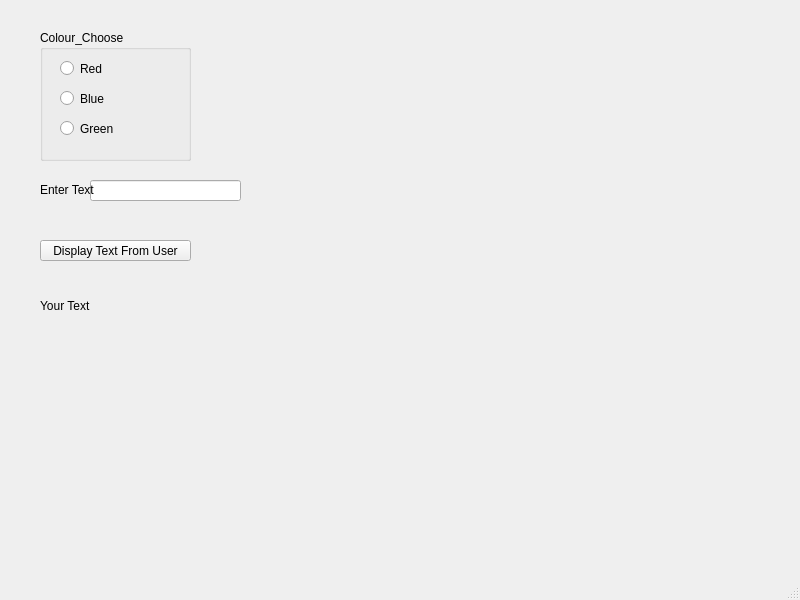
<?xml version="1.0" encoding="UTF-8"?>
<ui version="4.0">
 <class>MainWindow</class>
 <widget class="QMainWindow" name="MainWindow">
  <property name="geometry">
   <rect>
    <x>0</x>
    <y>0</y>
    <width>800</width>
    <height>600</height>
   </rect>
  </property>
  <property name="windowTitle">
   <string>MainWindow</string>
  </property>
  <widget class="QWidget" name="centralwidget">
   <widget class="QGroupBox" name="Color_picker">
    <property name="geometry">
     <rect>
      <x>40</x>
      <y>30</y>
      <width>151</width>
      <height>131</height>
     </rect>
    </property>
    <property name="title">
     <string>Colour_Choose</string>
    </property>
    <widget class="QRadioButton" name="radioRed">
     <property name="geometry">
      <rect>
       <x>20</x>
       <y>30</y>
       <width>82</width>
       <height>17</height>
      </rect>
     </property>
     <property name="text">
      <string>Red</string>
     </property>
    </widget>
    <widget class="QRadioButton" name="radioBlue">
     <property name="geometry">
      <rect>
       <x>20</x>
       <y>60</y>
       <width>82</width>
       <height>17</height>
      </rect>
     </property>
     <property name="text">
      <string>Blue</string>
     </property>
    </widget>
    <widget class="QRadioButton" name="radioGreen">
     <property name="geometry">
      <rect>
       <x>20</x>
       <y>90</y>
       <width>82</width>
       <height>17</height>
      </rect>
     </property>
     <property name="text">
      <string>Green</string>
     </property>
    </widget>
   </widget>
   <widget class="QLineEdit" name="User_Input">
    <property name="geometry">
     <rect>
      <x>90</x>
      <y>180</y>
      <width>151</width>
      <height>21</height>
     </rect>
    </property>
    <property name="inputMask">
     <string notr="true" extracomment="Enter Text"/>
    </property>
    <property name="text">
     <string/>
    </property>
    <property name="maxLength">
     <number>32767</number>
    </property>
   </widget>
   <widget class="QPushButton" name="Message_viewer">
    <property name="geometry">
     <rect>
      <x>40</x>
      <y>240</y>
      <width>151</width>
      <height>21</height>
     </rect>
    </property>
    <property name="text">
     <string>Display Text From User</string>
    </property>
   </widget>
   <widget class="QLabel" name="The_Text">
    <property name="geometry">
     <rect>
      <x>90</x>
      <y>290</y>
      <width>141</width>
      <height>31</height>
     </rect>
    </property>
    <property name="text">
     <string/>
    </property>
   </widget>
   <widget class="QLabel" name="label">
    <property name="geometry">
     <rect>
      <x>40</x>
      <y>180</y>
      <width>61</width>
      <height>20</height>
     </rect>
    </property>
    <property name="text">
     <string>Enter Text</string>
    </property>
   </widget>
   <widget class="QLabel" name="label_2">
    <property name="geometry">
     <rect>
      <x>40</x>
      <y>290</y>
      <width>51</width>
      <height>31</height>
     </rect>
    </property>
    <property name="text">
     <string>Your Text</string>
    </property>
   </widget>
  </widget>
  <widget class="QMenuBar" name="menubar">
   <property name="geometry">
    <rect>
     <x>0</x>
     <y>0</y>
     <width>800</width>
     <height>21</height>
    </rect>
   </property>
  </widget>
  <widget class="QStatusBar" name="statusbar"/>
 </widget>
 <resources/>
 <connections/>
</ui>
